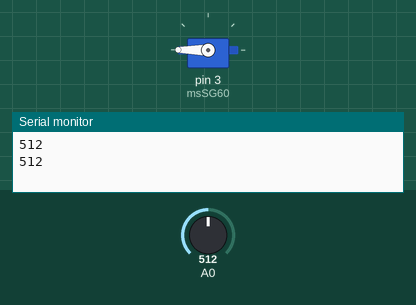
The sketch below on a simulated Arduino Uno, built with avr-gcc and run on an emulated ATmega328P. On the bench: servo, the last lines printed to the serial monitor. The test bench sets the inputs (shaded band); at power-on: A0 = 512.

Above: at 1.3 s.
1.4 s: A0 set to 290
At 2.3 s:
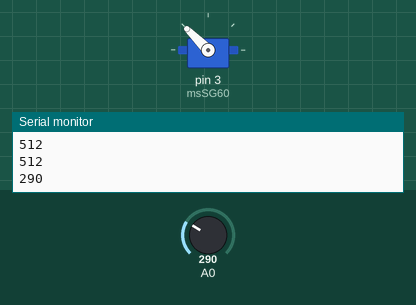
3.5 s: A0 set to 140
At 5.1 s:
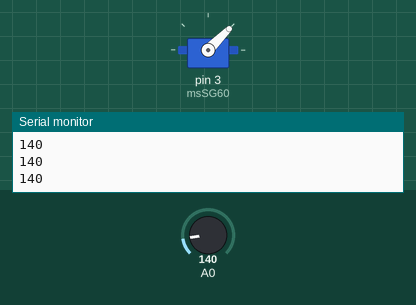
5.5 s: A0 set to 90
At 6.7 s:
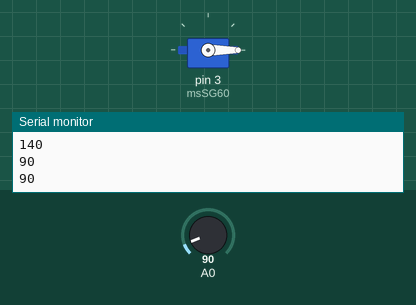
7.5 s: A0 set to 110
At 9.2 s:
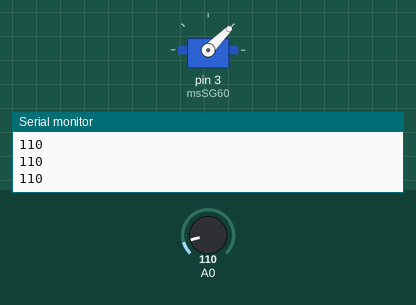
9.5 s: A0 set to 160
At 11.0 s:
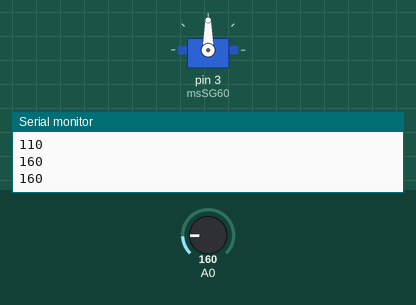
Timing chart, 0 to 12.5 s (numbered marks = the images above; inputs shaded):
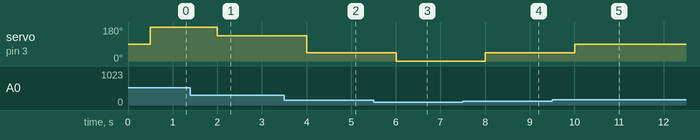

The sketch:

ldr_servo.ino
```cpp
#include<Servo.h>

int nilaiSensor;
Servo msSG60;
int angle;

void setup() {
  Serial.begin(9600);
  pinMode(A0,INPUT);
  msSG60.attach(3);
  pinMode(3,OUTPUT);
}

void loop() {
  nilaiSensor=analogRead(A0);
  if(nilaiSensor<100){
    angle=0;
  } else if(nilaiSensor<150){
    angle=45;
  } else if(nilaiSensor<200){
    angle=90;
  } else if(nilaiSensor<300){
    angle=135;
  } else {
    angle=180;
  }
  delay(500);
  msSG60.write(angle);
  Serial.println(nilaiSensor);
}
```

Measured:
- after the input at 1.4 s, servo on pin 3 (msSG60): 180° → 135° after 0.60 s
- after the input at 3.5 s, servo on pin 3 (msSG60): 135° → 45° after 0.50 s
- after the input at 5.5 s, servo on pin 3 (msSG60): 45° → 0° after 0.50 s
- after the input at 7.5 s, servo on pin 3 (msSG60): 0° → 45° after 0.51 s
- after the input at 9.5 s, servo on pin 3 (msSG60): 45° → 90° after 0.51 s
